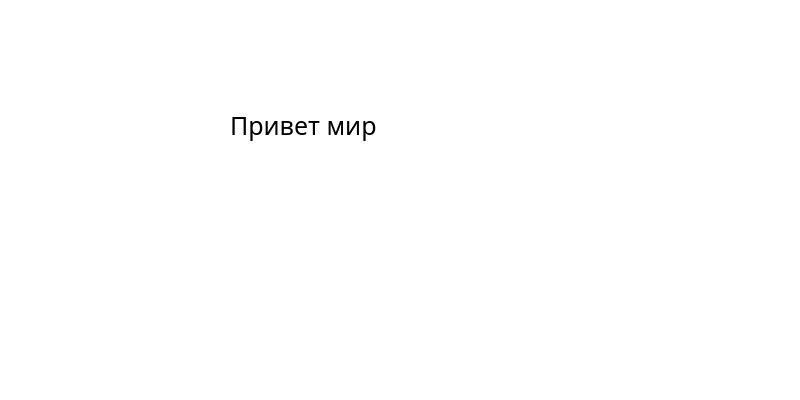
<?xml version="1.0" encoding="UTF-8"?>
<ui version="4.0">
 <class>MainWindow</class>
 <widget class="QMainWindow" name="MainWindow">
  <property name="geometry">
   <rect>
    <x>0</x>
    <y>0</y>
    <width>800</width>
    <height>400</height>
   </rect>
  </property>
  <property name="sizePolicy">
   <sizepolicy hsizetype="Fixed" vsizetype="Fixed">
    <horstretch>0</horstretch>
    <verstretch>0</verstretch>
   </sizepolicy>
  </property>
  <property name="minimumSize">
   <size>
    <width>800</width>
    <height>400</height>
   </size>
  </property>
  <property name="maximumSize">
   <size>
    <width>800</width>
    <height>400</height>
   </size>
  </property>
  <property name="windowTitle">
   <string>MainWindow</string>
  </property>
  <property name="styleSheet">
   <string notr="true">background-color:white;
color:black;</string>
  </property>
  <widget class="QWidget" name="centralwidget">
   <widget class="QLabel" name="label">
    <property name="geometry">
     <rect>
      <x>230</x>
      <y>110</y>
      <width>171</width>
      <height>31</height>
     </rect>
    </property>
    <property name="font">
     <font>
      <family>Noto Sans KR</family>
      <pointsize>19</pointsize>
      <fontweight>DemiBold</fontweight>
     </font>
    </property>
    <property name="text">
     <string>Привет мир</string>
    </property>
   </widget>
  </widget>
  <widget class="QMenuBar" name="menubar">
   <property name="geometry">
    <rect>
     <x>0</x>
     <y>0</y>
     <width>800</width>
     <height>21</height>
    </rect>
   </property>
  </widget>
  <widget class="QStatusBar" name="statusbar"/>
 </widget>
 <resources/>
 <connections/>
</ui>
